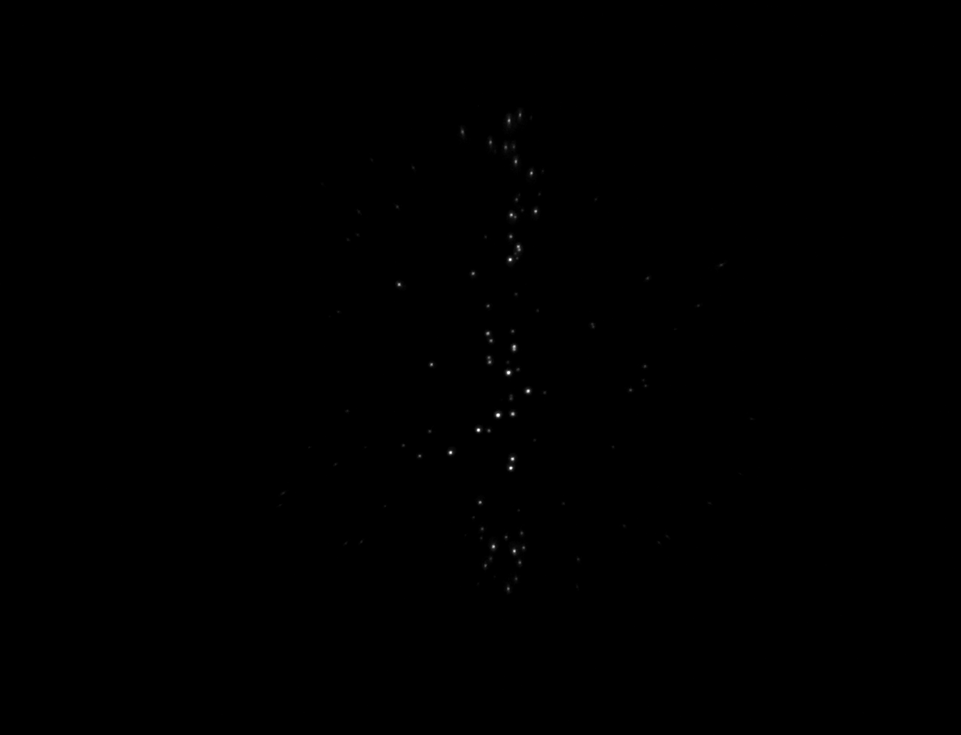
#> input picture data/samples/full/target/cam1_image_1.png, 961 x 735 px, shrunk from 1360 x 1040 before the run, given as the content of the folder /content/foto1, which was not available
$ jupyter execute --allow-errors 01_classical_pipeline.ipynb   (shell and % lines are left out)   (text cells are left out)
#> lines starting #> are read from the running program, lines starting #| are printed output that depends on the picture; after the words box and inside, x2 and y2 are one past the last pixel; in counts of white or black regions, pixels touching at a corner belong together; pictures that were not available may be replaced by others from this repository, and a replacement may not be noted
[cell 1]
import os
import numpy as np
from PIL import Image
import matplotlib.pyplot as plt
from tqdm import tqdm
import re
from scipy.ndimage import binary_fill_holes
import cv2
import gc
import shutil
from skimage.morphology import disk
from skimage.filters import median

[cell 2]
# Параметры
IMG_DIR = '/content/foto1'  # Путь к изображениям
THRESHOLD_BRIGHT = 1        # Порог яркости для фона
THRESHOLD_STD = 50          # Порог стабильности
OUTPUT_DIR = '/content/'
BATCH_SIZE = 200            # Оптимальный размер батча для 12ГБ ОЗУ

[cell 3]
def natural_sort_key(s):
    return [int(text) if text.isdigit() else text.lower() for text in re.split('([0-9]+)', s)]

def process_images_to_max_pixels(img_dir, output_path):
    # Получаем список изображений с поддержкой естественной сортировки
#> called with img_dir = '/content/foto1', output_path = 'max_original_image.png'
    files = sorted([f for f in os.listdir(IMG_DIR) if f.lower().endswith(('.png', '.bmp'))], key=natural_sort_key)

    if not files:
        print("Нет изображений для обработки")
        return

    # Инициализируем массив для максимальных значений
    max_pixels = None

    for i, filename in enumerate(tqdm(files, desc="Обработка изображений")):
        filepath = os.path.join(img_dir, filename)
        img = cv2.imread(filepath)
#> img is the input picture: shape (735, 961, 3); min 0, max 255, mean 0.2

        if img is None:
            tqdm.write(f"Не удалось загрузить изображение: {filename}")  # Используем tqdm.write для корректного вывода
            continue

        if max_pixels is None:
            # Инициализируем массив при первой итерации
            max_pixels = img.copy().astype(np.float32)
        else:
            if img.shape != max_pixels.shape:
                tqdm.write(f"Изображение {filename} имеет другой размер и будет пропущено")
                continue

            # Находим максимумы для каждого пикселя
            max_pixels = np.maximum(max_pixels, img.astype(np.float32))

    if max_pixels is not None:
        # Конвертируем обратно в uint8 и сохраняем
        max_pixels = np.clip(max_pixels, 0, 255).astype(np.uint8)
        cv2.imwrite(output_path, max_pixels)
        print(f"Результирующее изображение сохранено как {output_path}")

        plt.figure(figsize=(10, 10))
        # Конвертируем из BGR (OpenCV) в RGB (matplotlib)
        plt.imshow(cv2.cvtColor(max_pixels, cv2.COLOR_BGR2RGB))
        plt.axis('off')  # Скрываем оси
        plt.show()

    else:
        print("Не удалось создать результирующее изображение")

# Пример использования
OUTPUT_IMAGE = "max_original_image.png"
process_images_to_max_pixels(IMG_DIR, OUTPUT_IMAGE)

[cell 4]
def interactive_crop(image_path):
    """Интерактивная обрезка, всегда применяемая к исходному изображению"""
#> called with image_path = 'max_original_image.png'
    plt.ion()

    img = Image.open(image_path)
    original_array = np.array(img)  # Сохраняем оригинал
    current_array = original_array.copy()  # Текущее состояние
    crop_history = []

    while True:
        # Создаем фигуру
        fig, (ax1, ax2) = plt.subplots(1, 2, figsize=(15, 6))

        # Панель 1: Оригинал с границами
        ax1.imshow(original_array, cmap='gray')
        ax1.set_title("Исходное изображение с границами")

        # Панель 2: Предыдущий результат
        ax2.imshow(current_array, cmap='gray')
        ax2.set_title("Текущий результат обрезки")

        # Рисуем границы на оригинале
        if crop_history:
            last_left, last_right, last_bottom, last_top = crop_history[-1]
            h, w = original_array.shape[:2]

            # Прямоугольник обрезки
            rect = plt.Rectangle(
                (last_left, last_top),
                w - last_left - last_right,
                h - last_top - last_bottom,
                fill=False, edgecolor='red', linewidth=2, linestyle='--'
            )
            ax1.add_patch(rect)

            # Текст с параметрами
            info_text = f"Последние параметры:\nleft: {last_left}\nright: {last_right}\n"
            info_text += f"top: {last_top}\nbottom: {last_bottom}"
            ax1.text(10, 30, info_text, color='yellow',
                    bbox=dict(facecolor='black', alpha=0.7))

        plt.tight_layout()
        plt.show(block=False)
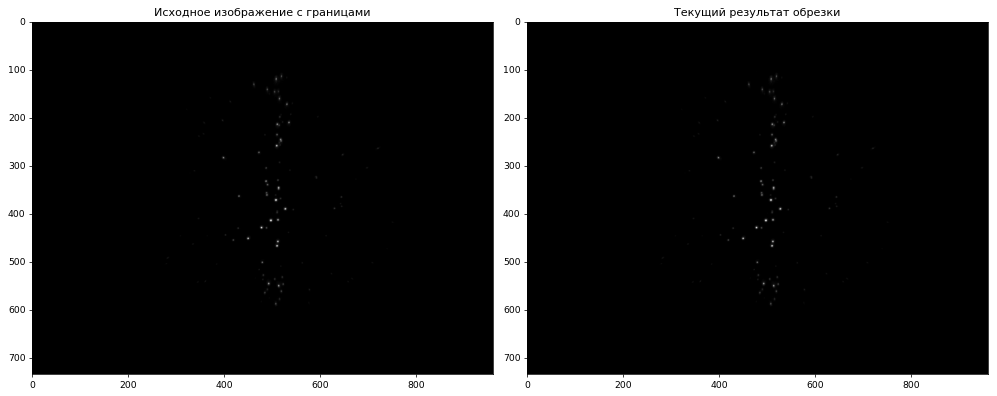
#> figure drawn by matplotlib, 2 panels
        plt.pause(0.1)

        # Запрос параметров
        print("\n" + "="*50)
        print(f"Исходный размер: {original_array.shape[1]}x{original_array.shape[0]}")
#| Исходный размер: 961x735
        print("Введите отступы в пикселях(Enter для предыдущего результата):")

        last_crop = crop_history[-1] if crop_history else (0, 0, 0, 0)
        try:
            left = int(input(f"Слева [{last_crop[0]}]: ") or last_crop[0])
#> the answer given: 3
            right = int(input(f"Справа [{last_crop[1]}]: ") or last_crop[1])
#> the answer given: 1
            bottom = int(input(f"Снизу [{last_crop[2]}]: ") or last_crop[2])
#> the answer given: 3
            top = int(input(f"Сверху [{last_crop[3]}]: ") or last_crop[3])
#> the answer given: 3
        except ValueError:
            print("Ошибка! Вводите только целые числа.")
            continue

        # Применяем обрезку к оригиналу
        h, w = original_array.shape[:2]
        try:
            current_array = original_array[top:h-bottom, left:w-right]
        except IndexError:
            print("Ошибка! Введенные значения выходят за границы.")
            continue

        crop_params = (left, right, bottom, top)
        crop_history.append(crop_params)

        # Закрываем предыдущие графики
        plt.close(fig)

        # Показываем результат
        plt.figure(figsize=(8, 8))
        plt.imshow(current_array, cmap='gray')
        plt.title(f"Результат обрезки: {current_array.shape[1]}x{current_array.shape[0]}")
        plt.show(block=False)
        plt.pause(0.1)

        confirm = input("Результат устраивает? (y/n): ").strip().lower()
#> the answer given: y
        if confirm == 'y':
            plt.close('all')
            output_path = os.path.splitext(image_path)[0] + "_cropped.png"
            Image.fromarray(current_array).save(output_path)
            print(f"\nФинальные параметры: left={left}, right={right}, bottom={bottom}, top={top}")
            return output_path, crop_params
        else:
            plt.close('all')

def batch_crop(input_dir, output_dir, crop_params):
    """Пакетная обрезка (без изменений)"""
#> called with input_dir = '/content/foto1', output_dir = '/content/dataset/input', crop_params = (3, 1, 3, 3)
    os.makedirs(output_dir, exist_ok=True)
    left, right, bottom, top = crop_params

    files = [f for f in os.listdir(input_dir) if f.lower().endswith(('.tif', '.tiff', '.png', '.jpg', '.bmp'))]
    print(f"Найдено {len(files)} изображений для обработки")

    for filename in tqdm(files, desc="Обрезка изображений"):
        try:
            img_path = os.path.join(input_dir, filename)
            img = Image.open(img_path)
#> img: PIL image 961x735 L
            img_array = np.array(img)

            h, w = img_array.shape[:2]
            cropped = img_array[top:h-bottom, left:w-right]

            output_path = os.path.join(output_dir, f"cropped_{filename}")
            Image.fromarray(cropped).save(output_path)
        except Exception as e:
            print(f"\nОшибка при обработке {filename}: {str(e)}")

    print(f"\nГотово! Результаты сохранены в {output_dir}")

[cell 5]
# 1. Интерактивная обрезка
cropped_img, params = interactive_crop("max_original_image.png") # обрезаем на суммарном фото

# 2. Пакетная обработка
input_folder = IMG_DIR  # путь к фото, которые будем обрезать
small_folder = "/content/dataset/input" # путь, куда сохраняются обрезанные фото
batch_crop(input_folder, small_folder, params)

[cell 6]
def compute_true_background(img_dir, batch_size=200, brightness_thresh=1, std_thresh=5):
    """Корректное вычисление статического фона"""
#> called with img_dir = '/content/dataset/input', batch_size = 200, brightness_thresh = 1, std_thresh = 50
    files = sorted([f for f in os.listdir(img_dir) if f.lower().endswith(('.png', '.bmp'))], key=natural_sort_key)
    if not files:
        raise ValueError("No PNG files found in directory")

    # Получаем параметры первого изображения
    sample = np.array(Image.open(os.path.join(img_dir, files[0])).convert('L'))
    height, width = sample.shape

    # Инициализируем карты для суммы и счётчика
    sum_map = np.zeros((height, width), dtype=np.float64)
    count_map = np.zeros((height, width), dtype=np.int32)
    std_accumulator = np.zeros((height, width), dtype=np.float32)
    processed_batches = 0

    for i in tqdm(range(0, len(files), batch_size), desc="Processing batches"):
        batch_files = files[i:i + batch_size]

        # Загрузка батча
        batch = []
        for f in batch_files:
            try:
                img = np.array(Image.open(os.path.join(img_dir, f)).convert('L'))
                if img.shape == (height, width):
                    batch.append(img)
            except Exception as e:
                print(f"Error loading {f}: {str(e)}")
                continue

        if not batch:
            continue

        batch_array = np.stack(batch)
        batch_median = np.median(batch_array, axis=0)
        batch_std = np.std(batch_array.astype(np.float32), axis=0)
#> batch_std: shape (735, 961) float32; every value is 0

        # Маска стабильных пикселей
        stable_mask = (batch_std < std_thresh) & (batch_median > brightness_thresh)
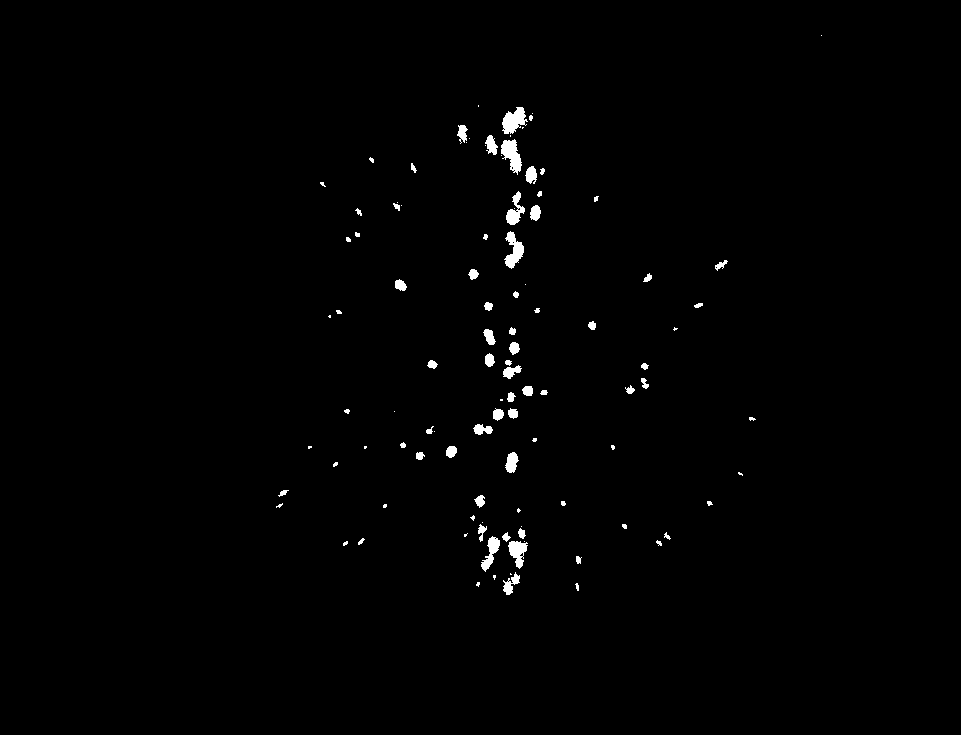
#> stable_mask: shape (735, 961) bool; 0.87% white; 105 white regions (41 under 20 px), largest, box (x1, y1, x2, y2) and area: (502, 107, 528, 134) 428, (501, 139, 522, 175) 426, (504, 231, 524, 269) 388

        # Накопление суммы и счётчика для стабильных пикселей
        sum_map += np.where(stable_mask, batch_median, 0)
        count_map += stable_mask.astype(np.int32)

        # Аккумулируем std
        std_accumulator += batch_std
        processed_batches += 1

        # Очистка памяти
        del batch, batch_array, batch_median, batch_std, stable_mask
        gc.collect()

    if processed_batches == 0:
        raise ValueError("No valid batches processed")

    # Усредняем std карту
    std_map = std_accumulator / processed_batches

    # Вычисляем окончательный фон
    background = np.zeros((height, width), dtype=np.uint8)
    valid_mask = count_map > 0
    background[valid_mask] = (sum_map[valid_mask] / count_map[valid_mask]).astype(np.uint8)

    # Создаем окончательную маску фона
    background_mask = (std_map < std_thresh) & (background > brightness_thresh)
    final_background = np.where(background_mask, background, 0)

    return final_background.astype(np.uint8), std_map

[cell 7]
# Вычисление фона
background, std_map = compute_true_background(
        img_dir=small_folder,
        batch_size=200,
        brightness_thresh=THRESHOLD_BRIGHT,
        std_thresh=THRESHOLD_STD
    )

# Сохранение
Image.fromarray(background).save('/content/camera_background.png')
Image.fromarray((std_map * 255 / std_map.max()).astype(np.uint8)).save('/content/std_map.png')

# Визуализация
print('Вычисленный статический фон')
plt.figure(figsize=(10, 10))
# Конвертируем из BGR (OpenCV) в RGB (matplotlib)
plt.imshow(cv2.cvtColor(background, cv2.COLOR_BGR2RGB))
plt.axis('off')  # Скрываем оси
plt.show()

[cell 8]
# Функция вычитания фона
def subtract_background_batch(img_dir, background, background_mask, batch_size=200, output_dir=None):
    """
    Корректно вычитает фон из каждого изображения пакетами и сохраняет результаты.
    Поддерживает .png и .bmp файлы.
    """
#> called with img_dir = '/content/dataset/input', batch_size = 200, output_dir = '/content/'
    # Поддержка и .png, и .bmp файлов
    files = sorted([f for f in os.listdir(img_dir) if f.lower().endswith(('.png', '.bmp'))])

    if not files:
        raise ValueError("В указанной директории нет .png или .bmp файлов!")

    height, width = background.shape

    # Инициализация аккумуляторов статистик
    total_original = np.zeros((height, width), dtype=np.float64)
    total_cleaned = np.zeros((height, width), dtype=np.float64)
    max_original = np.zeros((height, width), dtype=np.uint8)
    max_without_background = np.zeros((height, width), dtype=np.float32)

    if output_dir:
        os.makedirs(output_dir, exist_ok=True)

    for i in tqdm(range(0, len(files), batch_size), desc="Обработка батчей"):
        batch_files = files[i:i + batch_size]
        batch_cleaned = []

        for f in batch_files:
            img = np.array(Image.open(os.path.join(img_dir, f)))

            # Проверка на соответствие размеров
            if img.shape != background.shape:
                print(f"Предупреждение: изображение {f} имеет размер {img.shape}, ожидается {background.shape}. Пропускаем.")
                continue

            total_original += img

            cleaned = img.astype(np.float32)
            cleaned[background_mask] -= background[background_mask]
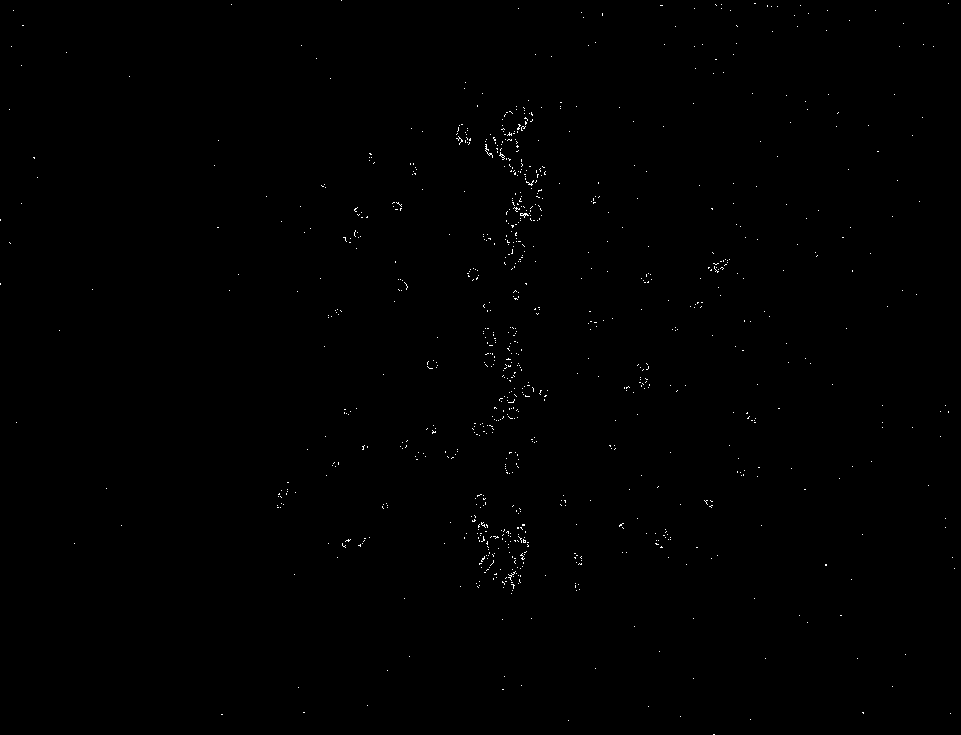
#> cleaned: shape (735, 961) float32; values 0 (black) and 1 (white), 0.26% white in thin lines or dots
            cleaned = np.clip(cleaned, 0, 255).astype(np.uint8)  # Ограничение значений и конвертация

            batch_cleaned.append(cleaned)

        if not batch_cleaned:  # Пропускаем пустые батчи
            continue

        batch_cleaned = np.array(batch_cleaned)
        total_cleaned += np.sum(batch_cleaned, axis=0)
#> (the rest of the program and of its run is left out)
